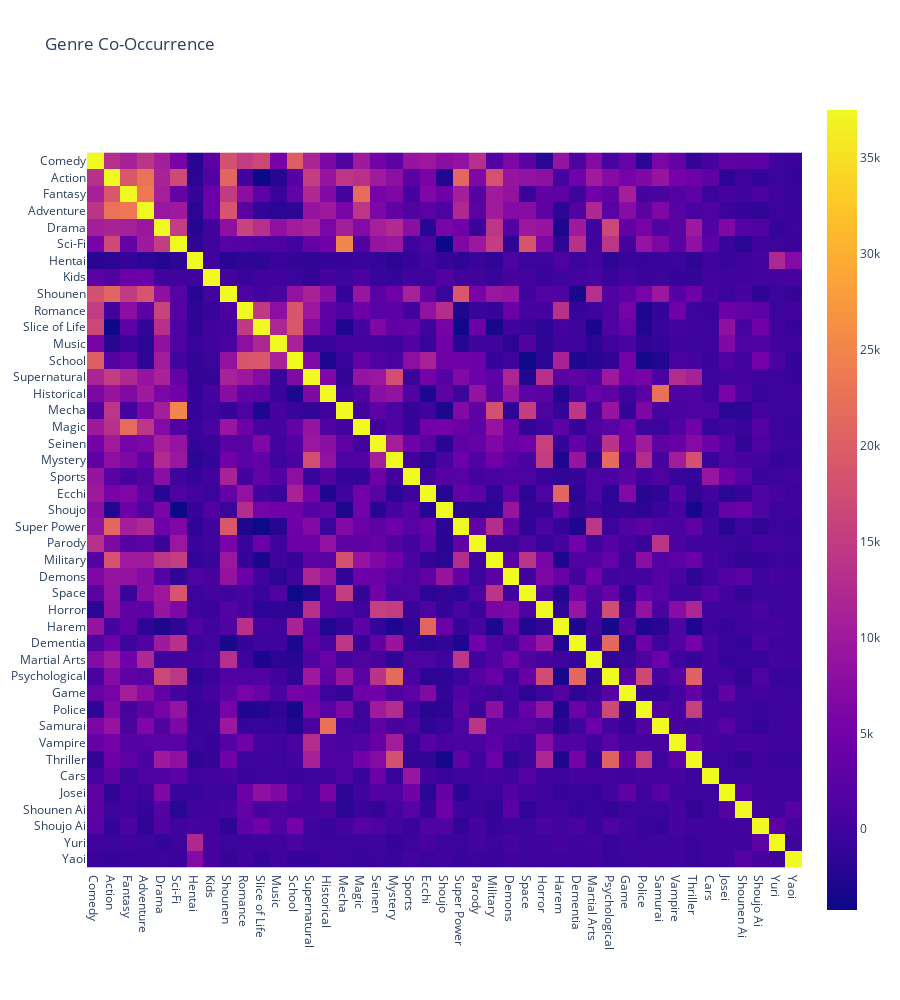

The notebook cell saved with this chart:
### Code cell
fig = px.imshow(co_genre, title='Genre Co-Occurrence', height=1000)

fig.show()

### Figure 1 — Plotly figure (JSON) as saved in the notebook; plotly's stock layout.template omitted (floating-point values rounded to 4 significant figures; data arrays with more than 128 entries replaced by an {"elided": "..."} marker saying what was removed)
{"data": [{"coloraxis": "coloraxis", "hovertemplate": "x: %{x}<br>y: %{y}<br>color: %{z}<extra></extra>", "name": "0", "type": "heatmap", "x": ["Comedy", "Action", "Fantasy", "Adventure", "Drama", "Sci-Fi", "Hentai", "Kids", "Shounen", "Romance", "Slice of Life", "Music", "School", "Supernatural", "Historical", "Mecha", "Magic", "Seinen", "Mystery", "Sports", "Ecchi", "Shoujo", "Super Power", "Parody", "Military", "Demons", "Space", "Horror", "Harem", "Dementia", "Martial Arts", "Psychological", "Game", "Police", "Samurai", "Vampire", "Thriller", "Cars", "Josei", "Shounen Ai", "Shoujo Ai", "Yuri", "Yaoi"], "xaxis": "x", "y": ["Comedy", "Action", "Fantasy", "Adventure", "Drama", "Sci-Fi", "Hentai", "Kids", "Shounen", "Romance", "Slice of Life", "Music", "School", "Supernatural", "Historical", "Mecha", "Magic", "Seinen", "Mystery", "Sports", "Ecchi", "Shoujo", "Super Power", "Parody", "Military", "Demons", "Space", "Horror", "Harem", "Dementia", "Martial Arts", "Psychological", "Game", "Police", "Samurai", "Vampire", "Thriller", "Cars", "Josei", "Shounen Ai", "Shoujo Ai", "Yuri", "Yaoi"], "yaxis": "y", "z": {"elided": "43x43 float values"}}], "layout": {"coloraxis": {"colorscale": [[0, "#0d0887"], [0.1111, "#46039f"], [0.2222, "#7201a8"], [0.3333, "#9c179e"], [0.4444, "#bd3786"], [0.5556, "#d8576b"], [0.6667, "#ed7953"], [0.7778, "#fb9f3a"], [0.8889, "#fdca26"], [1, "#f0f921"]]}, "height": 1000, "title": {"text": "Genre Co-Occurrence"}, "xaxis": {"anchor": "y", "constrain": "domain", "domain": [0, 1], "scaleanchor": "y"}, "yaxis": {"anchor": "x", "autorange": "reversed", "constrain": "domain", "domain": [0, 1]}}}
